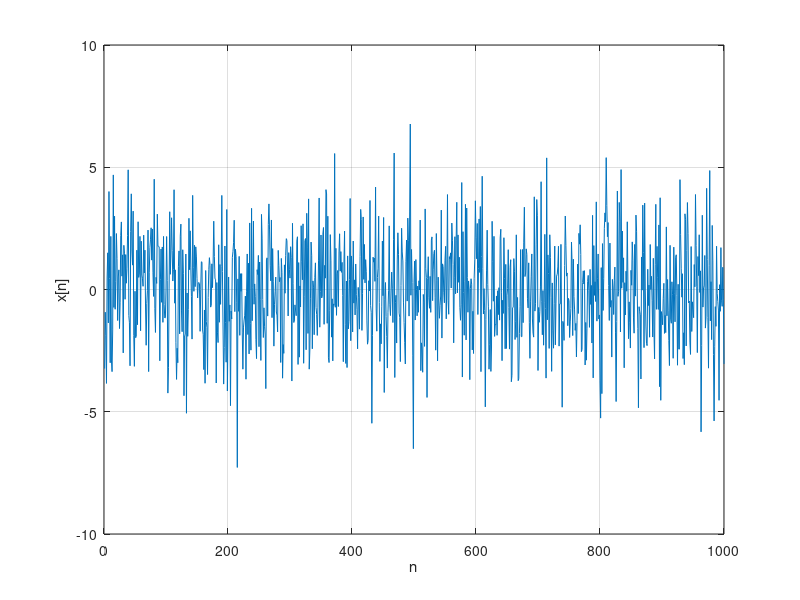

Write MATLAB code to recreate this figure. (Note: this script raises an error after producing the figure.)
% ************************************************************************
% Author: CONG LI
% Date Created: 2023
%
% This script is part of a course project for 
% Communication Systems: Theory and Measurement M
% at University of Bologna.
% ************************************************************************
% white gaussian noise generator
close all
clear all
clc

N=1000; % number of samples
sigma=2; % generates the same set of random numbers each time

rng(2); % gengrates the same set of randm numbers each time 
x=sigma*randn(N,1);

figure
plot(x)
xlabel('n')
ylabel('x[n]')
grid

figure
histogram(x)
xlabel('x')
ylabel('number of outcomes')
title('WGN')

